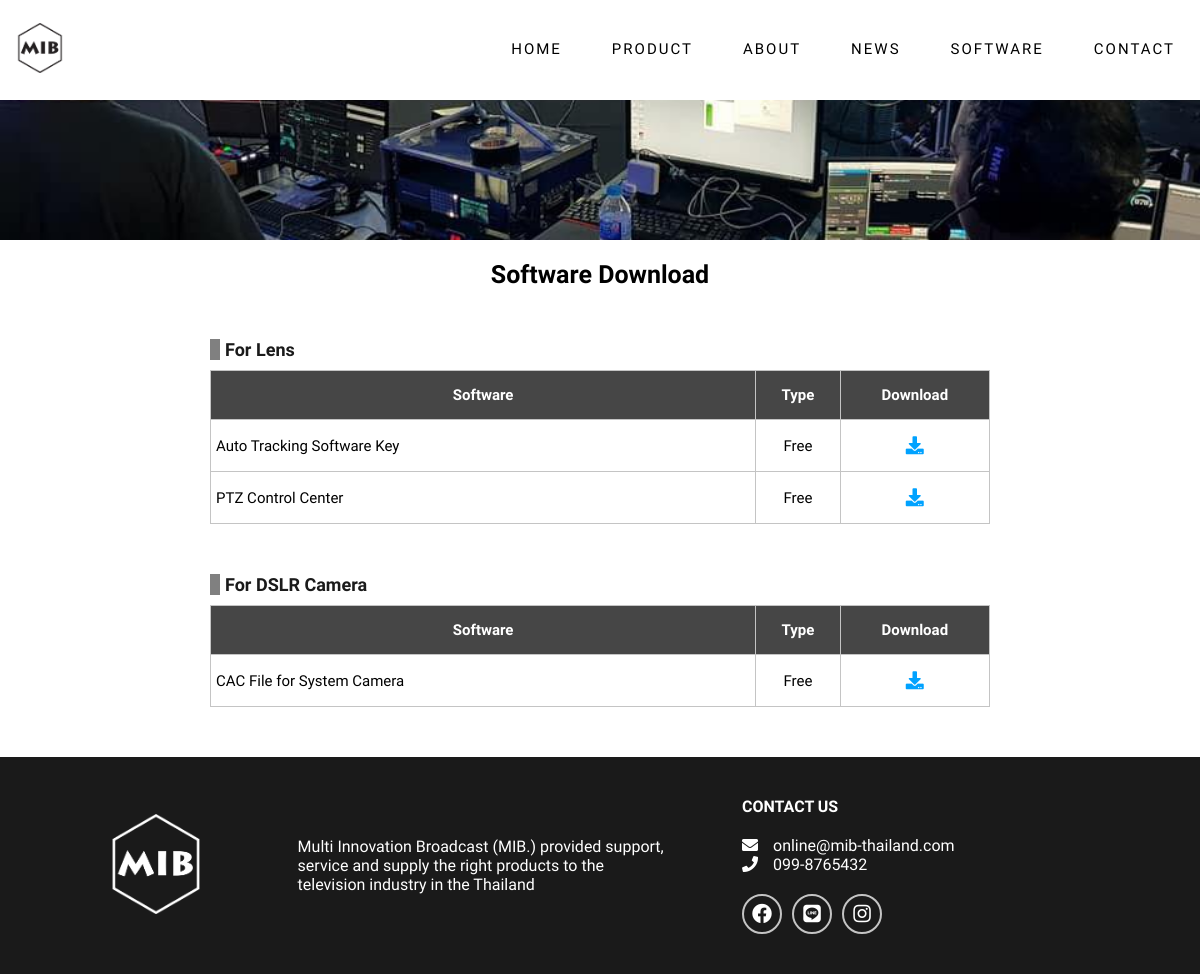
The page /software.php on the database its author committed.
### tables this page shows
CREATE TABLE `tb_software` (
  `software_id` int(11) NOT NULL,
  `software_name` varchar(100) NOT NULL,
  `software_file` varchar(200) NOT NULL,
  `software_description_en` text NOT NULL,
  `software_type_id` int(11) NOT NULL,
  `product_type_id` int(11) NOT NULL,
  `list_no` int(11) NOT NULL,
  `addby` int(11) NOT NULL,
  `adddate` datetime NOT NULL,
  `updateby` int(11) NOT NULL,
  `lastupdate` datetime NOT NULL
);

CREATE TABLE `tb_software_type` (
  `software_type_id` int(11) NOT NULL,
  `software_type_name` varchar(100) NOT NULL
);

### software.php (the view, shortened to what this page needs)
<!DOCTYPE html>
<html lang="en">
<head>
    <link rel="stylesheet" href="./assets/css/styles.css">
    <link rel="stylesheet" href="https://cdnjs.cloudflare.com/ajax/libs/font-awesome/5.15.1/css/all.min.css" />
    <link rel="stylesheet" href="https://unpkg.com/swiper/swiper-bundle.css">
    <link rel="stylesheet" href="https://unpkg.com/swiper/swiper-bundle.min.css">
</head>
<body>
    <header class="header">
        <div class="container">
            <nav class="nav">
                <a href="index.php" class="logo">
                    <img src="./assets/images/Logo/mib-logo-icon.png" alt="">
                </a>
                <ul class="nav-list">
                    <li class="nav-item">
                        <a href="index.php" class="nav-link">Home</a>
                    </li>
                    <li class="nav-item">
                        <a href="index.php#product" class="nav-link">Product</a>
                    </li>
                    <li class="nav-item">
                        <a href="index.php#about" class="nav-link">About</a>
                    </li>
                    <li class="nav-item">
                        <a href="index.php#news" class="nav-link">News</a>
                    </li>
                    <li class="nav-item">
                        <a href="software.php#software" class="nav-link">Software</a>
                    </li>
                    <li class="nav-item">
                        <a href="index.php#footer" class="nav-link">Contact</a>
                    </li>
                </ul>
            </nav>
        </div>
    </header>
    <div class="software-hero">
        <div class="swiper-container hero-slide">
            <div class="swiper-wrapper">
                <div class="swiper-slide" style="background: url(./assets/images/slide_img3.jpg);background-size: cover;background-position: center;">
                </div>
            </div>
        </div>
    </div>
    <div class="software-content">
        <h1 class="software-heading">Software Download</h1>
        <?php
        $sql2 = "SELECT DISTINCT product_type_name,tb_software.product_type_id  FROM
        tb_software
        LEFT JOIN tb_product_type
        ON tb_software.product_type_id = tb_product_type.product_type_id
        LEFT JOIN tb_software_type
        ON tb_software.software_type_id = tb_software_type.software_type_id";
        $result2 = mysqli_query($connection, $sql2);
        while ($row2 = mysqli_fetch_array($result2)) {
        $product_type_id = $row2["product_type_id"];
        ?>
            <div class="software-container">
                <h3 class="software-product-heading">For <?php echo $row2["product_type_name"]; ?></h3>
                <table class="software-table">
                    <thead>
                        <tr>
                            <th>Software</th>
                            <th>Type</th>
                            <th>Download</th>
                        </tr>
                    </thead>
                    <tbody>
                        <?php
                        $sql = "SELECT * FROM
                        tb_software
                        LEFT JOIN tb_product_type
                        ON tb_software.product_type_id = tb_product_type.product_type_id
                        LEFT JOIN tb_software_type
                        ON tb_software.software_type_id = tb_software_type.software_type_id
                        WHERE tb_software.product_type_id = '" . $product_type_id . "'
                        ";
                        $result = mysqli_query($connection, $sql);
                        while ($row = mysqli_fetch_array($result)) {
                        ?>
                            <tr>
                                <td><?php echo $row["software_name"]; ?></td>
                                <td><?php echo $row["software_type_name"]; ?></td>
                                <td><a href="admin/models/softwaremodel/softwaredownload.php?download_id=<?php echo $row["software_id"]; ?>" class="btn-download"><i class="fa fa-download" aria-hidden="true"></i></a></td>
                            </tr>
                        <?php
                        }
                        ?>
                    </tbody>
                </table>
            </div>
        <?php
        }
        ?>
    </div>
    <footer class="footer" id="footer">
        <div class="container">
            <div class="footer-content">
                <div class="footer-content-brand">
                    <div class="logo-container">
                        <a href="index.html">
                            <img src="./assets/images/Logo/mib-logo-icon-white.png" alt="" class="logo-image">
                        </a>
                    </div>
                    <div class="paragraph">
                        Multi Innovation Broadcast (MIB.) provided support, service and supply the right products to the television industry in the Thailand </div>
                </div>
                <div class="social-media-wrap">
                    <h4 class="footer-heading">Contact Us</h4>
                    <div class="contact-detail">
                        <p class="contact-email"><i class="fa fa-envelope" aria-hidden="true"></i>online@mib-thailand.com</p>
                        <p class="contact-phone"><i class="fa fa-phone" aria-hidden="true"></i>099-8765432</p>
                    </div>
                    <div class="social-media">
                        <a href="https://www.facebook.com/MultiInnovationBroadcast/" class="sm-link" target="_blank"><i class="fab fa-facebook"></i></a>
                        <a href="https://line.me/R/ti/p/%40zwm2906e" class="sm-link" target="_blank"><i class="fab fa-line"></i></a>
                        <a href="#" class="sm-link"><i class="fab fa-instagram"></i></a>
                    </div>
                </div>
            </div>
        </div>
    </footer>
</body>
</html>

### assets/css/styles.css (style rules this page uses)
* { margin: 0; padding: 0; box-sizing: border-box; font-family: "Kanit", sans-serif; scroll-behavior: smooth; }
:root { --dark-color: #1a1a1a; --solid-color: #464646; --light-color: #c4c4c4; --dark-transparent: rgba(170, 170, 170, 0.7); --light-transparent: rgba(170, 170, 170, 0.5); }
html { font-size: 10px; }
body { font-size: 1.6rem; color: black; background-color: white; }
a { text-decoration: none; color: inherit; }
ul { list-style: none; }
.container { width: 100%; max-width: 120rem; padding: 0 1.5rem; margin: 0 auto; }
.header { width: 100%; height: 6rem; display: flex; align-items: center; position: fixed; top: 0; left: 0; background-color: rgba(255, 255, 255, 1); z-index: 100; transition: backgroud-color 0.3s, height 0.3s; }
.nav { display: flex; align-items: center; justify-content: space-between; }
.logo img { max-width: 5rem; }
.nav-list { position: fixed; top: 0; left: 0; width: 100%; height: 100vh; background-color: var(--dark-color); display: flex; flex-direction: column; align-items: center; justify-content: center; z-index: 200; opacity: 0; transform: scale(0); transition: opacity 0.5s; }
.nav-item:not(:last-child) { margin-bottom: 0.5rem; }
.nav-link { display: block; color: #fff; font-size: 3rem; text-transform: uppercase; letter-spacing: 2px; padding: 1rem; }
.nav-link::after { content: ''; display: block; width: 0; height: 2px; background: black; transition: width .3s; }
.paragraph { color: #a5a5a5; margin: 2.5rem 1rem; }
.footer { padding: 4rem 0; background-color: var(--dark-color); color: #fff; }
.footer-content-brand { margin-bottom: 5rem; }
.footer-content-brand .logo-container { width: 100%; display: flex; justify-content: center; }
.footer-content-brand .logo-image { max-width: 10rem; }
.footer .paragraph { color: inherit; }
.footer-heading { text-transform: uppercase; }
.contact-detail { margin: 2rem 0; }
.contact-detail i { padding-right: 1.5rem; }
.social-media { display: flex; }
.sm-link { width: 4rem; height: 4rem; font-size: 2rem; border: 2px solid var(--light-color); border-radius: 50%; display: flex; margin-right: 1rem; transition: background-color 0.5s; }
.sm-link i { margin: auto; }
.swiper-container { width: 100%; height: 100%; }
.swiper-slide { text-align: center; font-size: 18px; display: -webkit-box; display: -ms-flexbox; display: -webkit-flex; display: flex; -webkit-box-pack: center; -ms-flex-pack: center; -webkit-justify-content: center; justify-content: center; -webkit-box-align: center; -ms-flex-align: center; -webkit-align-items: center; align-items: center; }
@media screen and (min-width: 768px) { .header { height: 10rem; } }
@media screen and (min-width: 768px) { .footer { overflow-x: hidden; } }
@media screen and (min-width: 768px) { .footer-content { display: flex; } }
@media screen and (min-width: 768px) { .footer-content-brand { display: flex; align-items: center; justify-content: center; margin-bottom: 0; flex: 0 0 60%; } }
@media screen and (min-width: 768px) { .footer .paragraph { margin: 0; } }
@media screen and (min-width: 768px) { .social-media-wrap { flex: 0 0 40%; margin-left: 2.5rem; } }
@media screen and (min-width: 1000px) { .nav-list { position: initial; width: initial; height: initial; background-color: transparent; flex-direction: row; justify-content: initial; opacity: 1; transform: scale(1); } }
@media screen and (min-width: 1000px) { .nav-item:not(:last-child) { margin-right: 3rem; margin-bottom: 0; } }
@media screen and (min-width: 1000px) { .nav-link { color: #000; font-size: 1.5rem; } }
@media screen and (min-width: 1200px) { .footer .paragraph { margin-right: 5rem; } }

### assets/css/product.css (style rules this page uses)
:root { --dark-color: #1a1a1a; --solid-color: #464646; --light-color: #c4c4c4; --dark-transparent: rgba(170, 170, 170, 0.7); --light-transparent: rgba(170, 170, 170, 0.5); }
.logo-container { display: flex; justify-content: center; }

### assets/css/news.css (style rules this page uses)
:root { --dark-color: #1a1a1a; --solid-color: #464646; --light-color: #c4c4c4; --dark-transparent: rgba(170, 170, 170, 0.7); --light-transparent: rgba(170, 170, 170, 0.5); }

### assets/css/newsAll.css (style rules this page uses)
:root { --dark-color: #1a1a1a; --solid-color: #464646; --light-color: #c4c4c4; --dark-transparent: rgba(170, 170, 170, 0.7); --light-transparent: rgba(170, 170, 170, 0.5); }

### rows shown on the page
tb_software: software_name "Auto Tracking Software Key", software_type.software_type_name "Free"
tb_software: software_name "PTZ Control Center", software_type.software_type_name "Free"
tb_software: software_name "CAC File for System Camera", software_type.software_type_name "Free"

### other values the page prints
$row2["product_type_name"] "Lens"
$row2["product_type_name"] "DSLR Camera"
